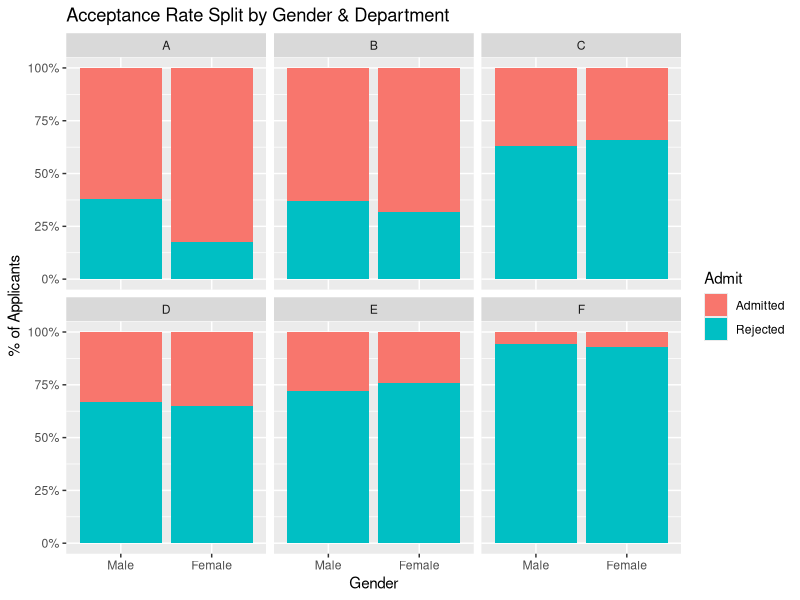
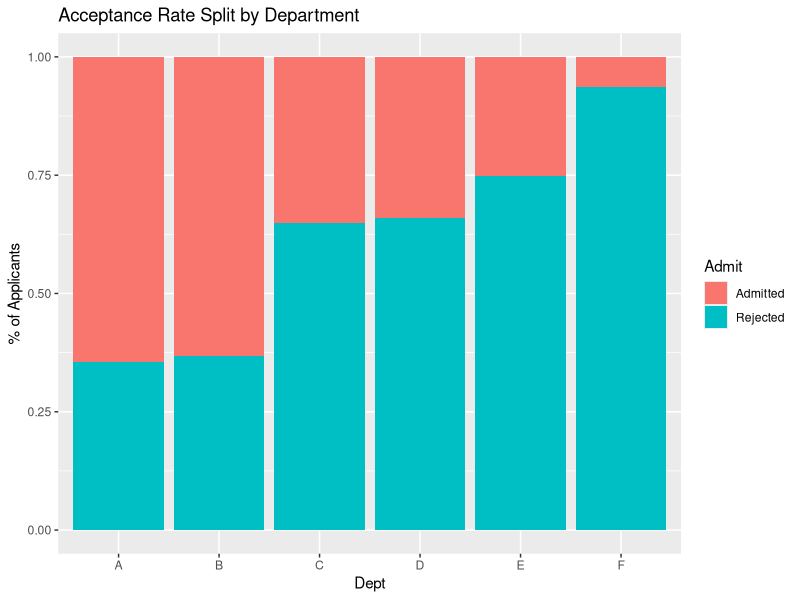
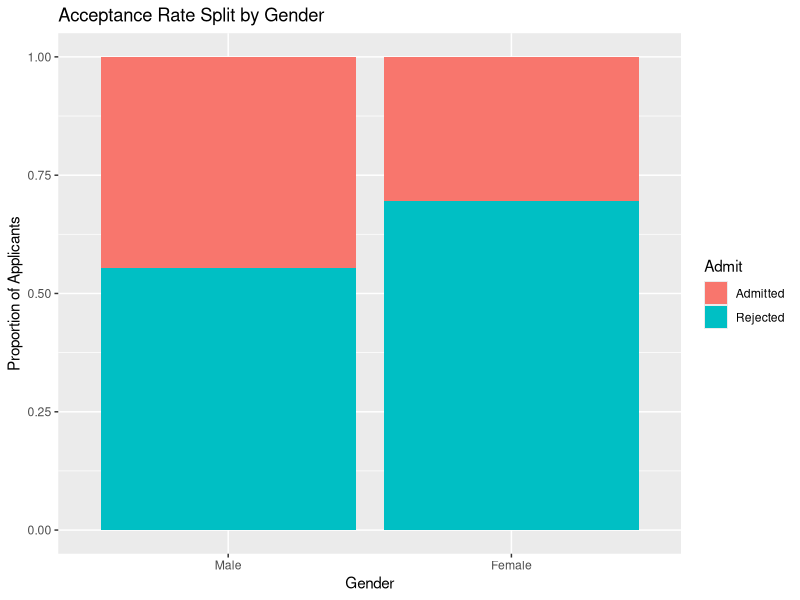

The R script that drew these images, in order:
#------------------------------------------------------------------------------
# The following code ensures all necessary packages are installed
#------------------------------------------------------------------------------
pkg <- c("ggplot2", "dplyr", "scales")
new.pkg <- pkg[!(pkg %in% installed.packages())]
if (length(new.pkg)) {
  install.packages(new.pkg, repos="http://cran.rstudio.com/")
}
library(ggplot2)
library(dplyr)


#------------------------------------------------------------------------------
# Wrapping Up UC Berkeley Admissions
#------------------------------------------------------------------------------
# Load and "tidy" data
data(UCBAdmissions)
UCB <- as.data.frame(UCBAdmissions)

# The scales package allows us to put %'ages on axes
library(scales)
ggplot(UCB, aes(x=Gender, y=Freq, fill = Admit)) +
  geom_bar(stat = "identity", position="fill") +
  facet_wrap(~ Dept, nrow = 2) +
  scale_y_continuous(labels = percent) +
  ggtitle("Acceptance Rate Split by Gender & Department") +
  xlab("Gender") +
  ylab("% of Applicants")

ggplot(UCB, aes(x=Dept, y=Freq, fill = Admit)) +
  geom_bar(stat = "identity", position="fill") +
  ggtitle("Acceptance Rate Split by Department") +
  xlab("Dept") +
  ylab("% of Applicants")




#------------------------------------------------------------------------------
# dplyr: Viewing data
#------------------------------------------------------------------------------
# We're going to work with the diamonds and mtcars data set again
data(diamonds)
data(mtcars)
diamonds

# The previous command lists too many rows to view conveniently, so we convert it to tbl_df format.  This is useful when our data is large.
diamonds <- tbl_df(diamonds)
diamonds

# Some other useful viewing tools.  The View command is the same as going to the Environment panel in RStudio and clicking on the name of a variable: it shows it in spreadsheet format.
glimpse(diamonds)
View(diamonds)




#------------------------------------------------------------------------------
# The 5 "verbs" of data manipulation and piping
#------------------------------------------------------------------------------
# Filter out ROWS so that only those of "Ideal" cut remain.
# NOTE:  equality in computer programming is with a "==" and not "="
filter(diamonds, cut == "Ideal")
filter(diamonds, cut == "Ideal", color == "E")
filter(diamonds, cut == "Ideal", color == "E" | color == "I")
filter(diamonds, price >= 326)
filter(diamonds, price >= 326 & price <= 350)

# Select columns i.e. variables
select(diamonds, carat)
select(diamonds, carat, x)
select(diamonds, -x, -y, -z)

# Arrange
?arrange
arrange(diamonds, price)
arrange(diamonds, desc(price))
# What do you think this does?
arrange(diamonds, desc(cut), carat)

# mutate
mutate(diamonds, price.squared=price^2)
transmute(diamonds, price.squared=price^2)

# summarise
summarise(diamonds, mean(price), sd(price))
summarise(diamonds, mean=mean(price), sd=sd(price))




#------------------------------------------------------------------------------
# Piping
#------------------------------------------------------------------------------
# Now for an example of "piping" using the "then" command
# NOTE:  when piping, we assume what gets piped goes into the first argument
# of the next command.  i.e. note how we don't indicate the data is diamond.
filter(diamonds, cut == "Ideal")
filter(diamonds, cut == "Ideal") %>% select(carat, price)
filter(diamonds, cut == "Ideal") %>% select(carat, price) %>% arrange(carat, price)

# You can also stagger commands across multiple lines to make it easier to read.
# Say out loud what happening:  take diamonds, filter to keep only those with ideal
# cut THEN select ...
filter(diamonds, cut == "Ideal") %>%
  select(carat, price) %>%
  arrange(carat, price)

# The above is the same as the following with nested parentheses!  What a nightmare!
arrange(select(filter(diamonds, cut == "Ideal"), carat, price), carat, price)




#------------------------------------------------------------------------------
# Grouping via group_by()
#------------------------------------------------------------------------------
# This is a very VERY convenient feature of dplyr since we are often not interested
# in summarizing variables across all observations, but for subsets of observations.
# You can "group by" a categorical variable
data(Titanic)
Titanic <- as.data.frame(Titanic)
names(Titanic)

# The main categorical variable of interest is "Survived".  The following sums the "Freq"
# variable but keeps the grouping varible "Survived" i.e. it "collapses" or "aggregates"
# over the rest
group_by(Titanic, Survived)
group_by(Titanic, Survived) %>% summarise(sum(Freq))

# Same but give the new variable the name "count"
group_by(Titanic, Survived) %>% summarise(Count=sum(Freq))

# Now group by the variable "Class" as well. i.e. collapse over the rest
group_by(Titanic, Survived, Class) %>% summarise(Count=sum(Freq))




#------------------------------------------------------------------------------
# You can pipe into ggplot!
#------------------------------------------------------------------------------
# We're going to recreate the graphic that was the basis of the UC Berkeley
# lawsuit.  Consider:
group_by(UCB, Admit, Gender) %>% summarise(Freq = sum(Freq))

# We can pipe this into ggplot.  NOTE: it gets piped to the first argument of
# the ggplot() function, which is where you specify your data
group_by(UCB, Admit, Gender) %>% summarise(Freq = sum(Freq)) %>%
  ggplot(aes(x=Gender, y=Freq, fill=Admit)) +
  geom_bar(stat = "identity", position="fill") +
  ggtitle("Acceptance Rate Split by Gender") +
  xlab("Gender") +
  ylab("Proportion of Applicants")



#------------------------------------------------------------------------------
# Exercise
#------------------------------------------------------------------------------
# Using dplyr, fix the 2nd plot above showing the acceptance rates of the
# different departments at UC Berkeley so that the bars aren't split up.  i.e.
# collapse the data appropriately.


